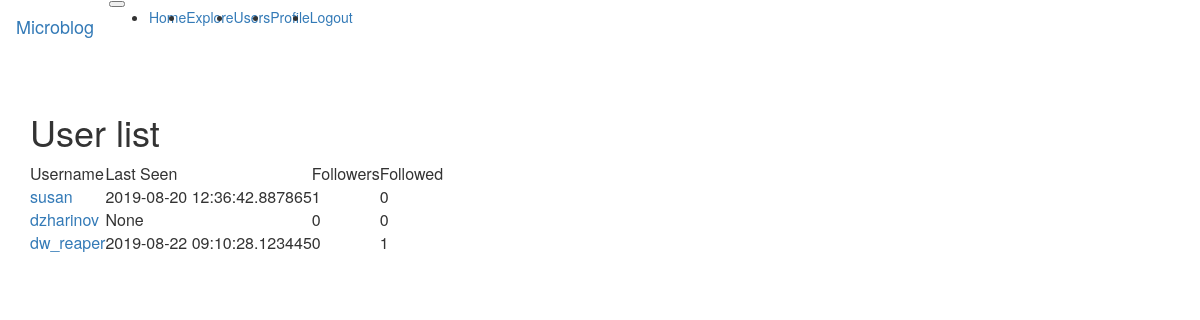
The page /user_list (signed in) on the database as committed earlier.
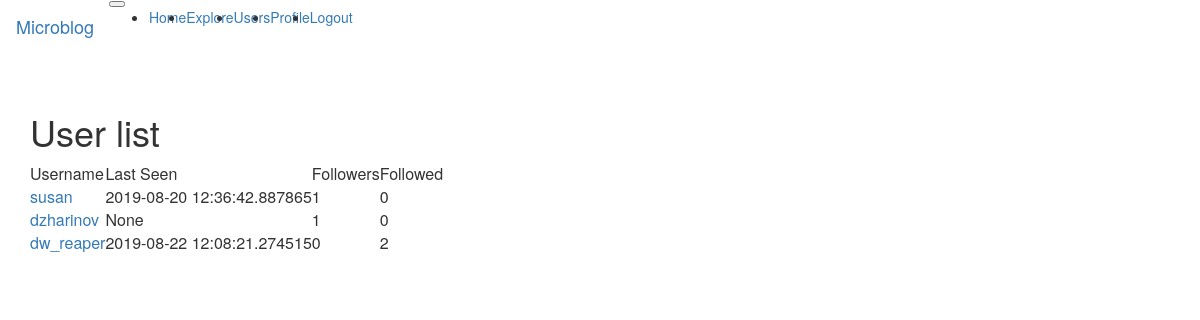
The same page on the database as committed later.
### app/models.py (models this page shows, shortened)
class User(UserMixin, db.Model):
    id = db.Column(db.Integer, primary_key=True)
    username = db.Column(db.String(64), index=True, unique=True)
    email = db.Column(db.String(120), index=True, unique=True)
    password_hash = db.Column(db.String(128))
    posts = db.relationship('Post', backref='author', lazy='dynamic')
    about_me = db.Column(db.String(140))
    last_seen = db.Column(db.DateTime, default=datetime.utcnow)
    followed = db.relationship(
        'User', secondary=followers,
        primaryjoin=(followers.c.follower_id == id),
        secondaryjoin=(followers.c.followed_id == id),
        backref=db.backref('followers', lazy='dynamic'), lazy='dynamic'
    )

### app/routes.py (the view)
@flask_app.route('/user_list')
@login_required
def user_list():
    user_list = User.query.all()
    user_count = User.query.count()
    return render_template('user_list.html', title='User List', user_list=user_list, user_count=user_count)

### app/models.py (called while the page is built)
@login.user_loader
def load_user(id):
    return User.query.get(int(id))

### app/routes.py (called while the page is built)
@flask_app.before_request
def before_request():
    if current_user.is_authenticated:
        current_user.last_seen = datetime.utcnow()
        db.session.commit()

### app/templates/user_list.html (shortened to what this page needs)
{% extends "base.html" %}
{% block app_content %}
    <h1>User list</h1>
    <table>
        <thead>
            <tr>
                <td>Username</td>
                <td>Last Seen</td>
                <td>Followers</td>
                <td>Followed</td>
            </tr>
        </thead>
    {% for user in user_list %}
    <tr>
        <td><a href="{{ url_for('user', username=user.username) }}">{{ user.username }}</a></td>
        <td>{{ user.last_seen }}</td>
        <td>{{ user.followers.count() }}</td>
        <td>{{ user.followed.count() }}</td>
    </tr>
    {% endfor %}
    </table>
{% endblock %}

Rows that differ between the two databases and show on the page:
computed for User "dzharinov": followers.count "0" → "1"
changed User "dw_reaper": last_seen "2019-08-22 09:10:28.123445" → "2019-08-22 12:08:21.274515"; followed.count "1" → "2"
